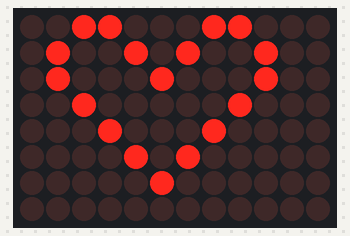
The sketch below on a simulated Arduino Uno R4 WiFi. On the bench: 12×8 LED matrix.

Above: at 0.1 s.
At 3.1 s:
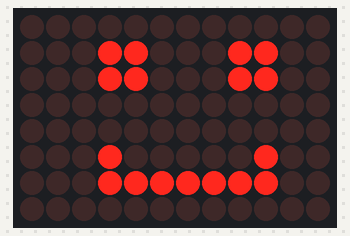
At 4.1 s:
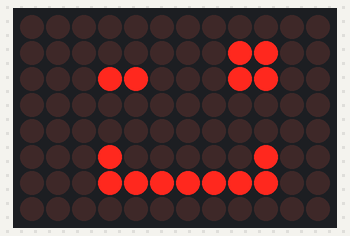

The sketch:

R4_Matrix_Basic.ino
```cpp
#include "Arduino_LED_Matrix.h"
ArduinoLEDMatrix matrix;


void setup() {
matrix.begin();
byte heart[8][12] = {
  { 0, 0, 1, 1, 0, 0, 0, 1, 1, 0, 0, 0 },
  { 0, 1, 0, 0, 1, 0, 1, 0, 0, 1, 0, 0 },
  { 0, 1, 0, 0, 0, 1, 0, 0, 0, 1, 0, 0 },
  { 0, 0, 1, 0, 0, 0, 0, 0, 1, 0, 0, 0 },
  { 0, 0, 0, 1, 0, 0, 0, 1, 0, 0, 0, 0 },
  { 0, 0, 0, 0, 1, 0, 1, 0, 0, 0, 0, 0 },
  { 0, 0, 0, 0, 0, 1, 0, 0, 0, 0, 0, 0 },
  { 0, 0, 0, 0, 0, 0, 0, 0, 0, 0, 0, 0 }
};
matrix.renderBitmap(heart, 8, 12);
delay(3000);
uint8_t frame[8][12] = {
  { 0, 0, 0, 0, 0, 0, 0, 0, 0, 0, 0, 0 },
  { 0, 0, 0, 0, 0, 0, 0, 0, 0, 0, 0, 0 },
  { 0, 0, 0, 0, 0, 0, 0, 0, 0, 0, 0, 0 },
  { 0, 0, 0, 0, 0, 0, 0, 0, 0, 0, 0, 0 },
  { 0, 0, 0, 0, 0, 0, 0, 0, 0, 0, 0, 0 },
  { 0, 0, 0, 0, 0, 0, 0, 0, 0, 0, 0, 0 },
  { 0, 0, 0, 0, 0, 0, 0, 0, 0, 0, 0, 0 },
  { 0, 0, 0, 0, 0, 0, 0, 0, 0, 0, 0, 0 }
};
}

uint8_t frame[8][12] = {
  { 0, 0, 0, 0, 0, 0, 0, 0, 0, 0, 0, 0 },
  { 0, 0, 0, 0, 0, 0, 0, 0, 0, 0, 0, 0 },
  { 0, 0, 0, 0, 0, 0, 0, 0, 0, 0, 0, 0 },
  { 0, 0, 0, 0, 0, 0, 0, 0, 0, 0, 0, 0 },
  { 0, 0, 0, 0, 0, 0, 0, 0, 0, 0, 0, 0 },
  { 0, 0, 0, 0, 0, 0, 0, 0, 0, 0, 0, 0 },
  { 0, 0, 0, 0, 0, 0, 0, 0, 0, 0, 0, 0 },
  { 0, 0, 0, 0, 0, 0, 0, 0, 0, 0, 0, 0 }
};


void loop() {
leftEye();
rightEye();
mouth();
matrix.renderBitmap(frame, 8, 12);
delay(1000);
wink();
matrix.renderBitmap(frame, 8, 12);
delay(1000);
leftEye();
matrix.renderBitmap(frame, 8, 12);
delay(1000);

clearScreen();
drawHeart();
delay(2000);
clearScreen();
}

void leftEye(){
  //Left eye
  frame[1][3] = 1;
  frame[1][4] = 1;
  frame[2][3] = 1;
  frame[2][4] = 1;
}

void wink(){
  //Wink with the left eye
  frame[1][3] = 0;
  frame[1][4] = 0;
  frame[2][3] = 1;
  frame[2][4] = 1;
}

void rightEye(){
  //Right eye
  frame[1][8] = 1;
  frame[1][9] = 1;
  frame[2][8] = 1;
  frame[2][9] = 1;
}

void mouth(){
  //Mouth
  frame[5][3] = 1;
  frame[5][9] = 1;
  frame[6][3] = 1;
  frame[6][4] = 1;
  frame[6][5] = 1;
  frame[6][6] = 1;
  frame[6][7] = 1;
  frame[6][8] = 1;
  frame[6][9] = 1;
}

void clearScreen(){
uint8_t clearFrame[8][12] = {
  { 0, 0, 0, 0, 0, 0, 0, 0, 0, 0, 0, 0 },
  { 0, 0, 0, 0, 0, 0, 0, 0, 0, 0, 0, 0 },
  { 0, 0, 0, 0, 0, 0, 0, 0, 0, 0, 0, 0 },
  { 0, 0, 0, 0, 0, 0, 0, 0, 0, 0, 0, 0 },
  { 0, 0, 0, 0, 0, 0, 0, 0, 0, 0, 0, 0 },
  { 0, 0, 0, 0, 0, 0, 0, 0, 0, 0, 0, 0 },
  { 0, 0, 0, 0, 0, 0, 0, 0, 0, 0, 0, 0 },
  { 0, 0, 0, 0, 0, 0, 0, 0, 0, 0, 0, 0 }
};
 matrix.renderBitmap(clearFrame, 8, 12);
}

void drawHeart(){
  byte heart[8][12] = {
  { 0, 0, 1, 1, 0, 0, 0, 1, 1, 0, 0, 0 },
  { 0, 1, 0, 0, 1, 0, 1, 0, 0, 1, 0, 0 },
  { 0, 1, 0, 0, 0, 1, 0, 0, 0, 1, 0, 0 },
  { 0, 0, 1, 0, 0, 0, 0, 0, 1, 0, 0, 0 },
  { 0, 0, 0, 1, 0, 0, 0, 1, 0, 0, 0, 0 },
  { 0, 0, 0, 0, 1, 0, 1, 0, 0, 0, 0, 0 },
  { 0, 0, 0, 0, 0, 1, 0, 0, 0, 0, 0, 0 },
  { 0, 0, 0, 0, 0, 0, 0, 0, 0, 0, 0, 0 }
};
matrix.renderBitmap(heart, 8, 12);
}
```

Measured:
- by itself, everything shown: repeats every 5.0 s, in 5 steps
- what the display in image 1 shows lasts 1.0 s, from 3.0 s to 4.0 s
